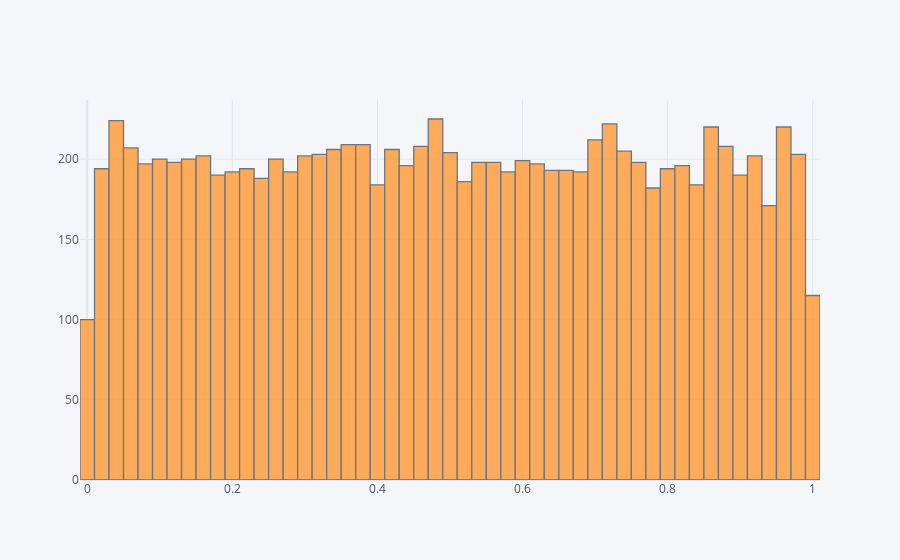

The code cell stored with this chart in its notebook:
### Markdown cell above
#### (1) iplot() 으로 histogram 타입 그래프 그려보기

### Code cell
import chart_studio.plotly as py
import cufflinks as cf
cf.go_offline(connected = True)

df.iplot(kind = 'histogram')

### Figure 1 — Plotly figure (JSON) as saved in the notebook; plotly's stock layout.template omitted (floating-point values rounded to 4 significant figures; data arrays with more than 128 entries replaced by an {"elided": "..."} marker saying what was removed)
{"data": [{"histfunc": "count", "histnorm": "", "marker": {"color": "rgba(255, 153, 51, 1.0)", "line": {"color": "#4D5663", "width": 1.3}}, "name": "A", "opacity": 0.8, "orientation": "v", "type": "histogram", "x": {"elided": "10000 float values"}}], "layout": {"barmode": "overlay", "legend": {"bgcolor": "#F5F6F9", "font": {"color": "#4D5663"}}, "paper_bgcolor": "#F5F6F9", "plot_bgcolor": "#F5F6F9", "title": {"font": {"color": "#4D5663"}}, "xaxis": {"gridcolor": "#E1E5ED", "showgrid": true, "tickfont": {"color": "#4D5663"}, "title": {"font": {"color": "#4D5663"}, "text": ""}, "zerolinecolor": "#E1E5ED"}, "yaxis": {"gridcolor": "#E1E5ED", "showgrid": true, "tickfont": {"color": "#4D5663"}, "title": {"font": {"color": "#4D5663"}, "text": ""}, "zerolinecolor": "#E1E5ED"}}}
